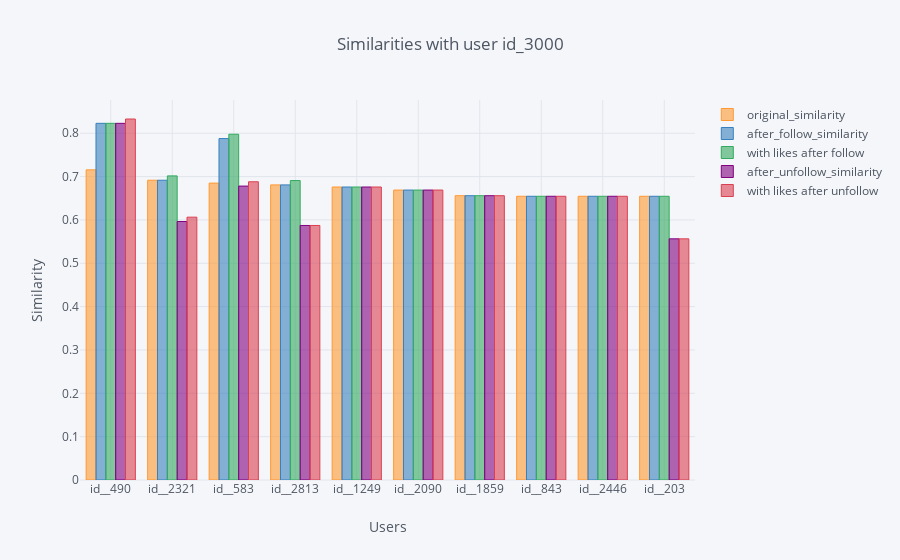

Notebook code for this chart:
### Code cell
final.iplot(kind='bar', x='plan_ori_id', title='Similarities with user id_3000', 
            yTitle='Similarity', xTitle='Users')

### Figure 1 — Plotly figure (JSON) as saved in the notebook; plotly's stock layout.template omitted (floating-point values rounded to 4 significant figures)
{"data": [{"marker": {"color": "rgba(255, 153, 51, 0.6)", "line": {"color": "rgba(255, 153, 51, 1.0)", "width": 1}}, "name": "original_similarity", "orientation": "v", "text": "", "type": "bar", "uid": "e976760d-8abc-440f-b1da-93bacd623459", "x": ["id__490", "id__2321", "id__583", "id__2813", "id__1249", "id__2090", "id__1859", "id__843", "id__2446", "id__203"], "y": [0.7155, 0.6916, 0.685, 0.6808, 0.676, 0.6689, 0.6559, 0.6545, 0.6545, 0.6545]}, {"marker": {"color": "rgba(55, 128, 191, 0.6)", "line": {"color": "rgba(55, 128, 191, 1.0)", "width": 1}}, "name": "after_follow_similarity", "orientation": "v", "text": "", "type": "bar", "uid": "066561d6-5d6d-427d-9bb3-4f8b9b9a1273", "x": ["id__490", "id__2321", "id__583", "id__2813", "id__1249", "id__2090", "id__1859", "id__843", "id__2446", "id__203"], "y": [0.8228, 0.6916, 0.7877, 0.6808, 0.676, 0.6689, 0.6559, 0.6545, 0.6545, 0.6545]}, {"marker": {"color": "rgba(50, 171, 96, 0.6)", "line": {"color": "rgba(50, 171, 96, 1.0)", "width": 1}}, "name": "with likes after follow", "orientation": "v", "text": "", "type": "bar", "uid": "1b350a69-f913-4785-b8aa-12965f03ee74", "x": ["id__490", "id__2321", "id__583", "id__2813", "id__1249", "id__2090", "id__1859", "id__843", "id__2446", "id__203"], "y": [0.8228, 0.7016, 0.7977, 0.6908, 0.676, 0.6689, 0.6559, 0.6545, 0.6545, 0.6545]}, {"marker": {"color": "rgba(128, 0, 128, 0.6)", "line": {"color": "rgba(128, 0, 128, 1.0)", "width": 1}}, "name": "after_unfollow_similarity", "orientation": "v", "text": "", "type": "bar", "uid": "2ddc1112-1458-4922-ac51-12f3c81e6bf4", "x": ["id__490", "id__2321", "id__583", "id__2813", "id__1249", "id__2090", "id__1859", "id__843", "id__2446", "id__203"], "y": [0.8228, 0.5964, 0.678, 0.5872, 0.676, 0.6689, 0.6559, 0.6545, 0.6545, 0.5564]}, {"marker": {"color": "rgba(219, 64, 82, 0.6)", "line": {"color": "rgba(219, 64, 82, 1.0)", "width": 1}}, "name": "with likes after unfollow", "orientation": "v", "text": "", "type": "bar", "uid": "19e5f648-b735-4a1a-bf09-802b025a1ba2", "x": ["id__490", "id__2321", "id__583", "id__2813", "id__1249", "id__2090", "id__1859", "id__843", "id__2446", "id__203"], "y": [0.8328, 0.6064, 0.688, 0.5872, 0.676, 0.6689, 0.6559, 0.6545, 0.6545, 0.5564]}], "layout": {"legend": {"bgcolor": "#F5F6F9", "font": {"color": "#4D5663"}}, "paper_bgcolor": "#F5F6F9", "plot_bgcolor": "#F5F6F9", "title": {"font": {"color": "#4D5663"}, "text": "Similarities with user id_3000"}, "xaxis": {"gridcolor": "#E1E5ED", "showgrid": true, "tickfont": {"color": "#4D5663"}, "title": {"font": {"color": "#4D5663"}, "text": "Users"}, "zerolinecolor": "#E1E5ED"}, "yaxis": {"gridcolor": "#E1E5ED", "showgrid": true, "tickfont": {"color": "#4D5663"}, "title": {"font": {"color": "#4D5663"}, "text": "Similarity"}, "zerolinecolor": "#E1E5ED"}}}
